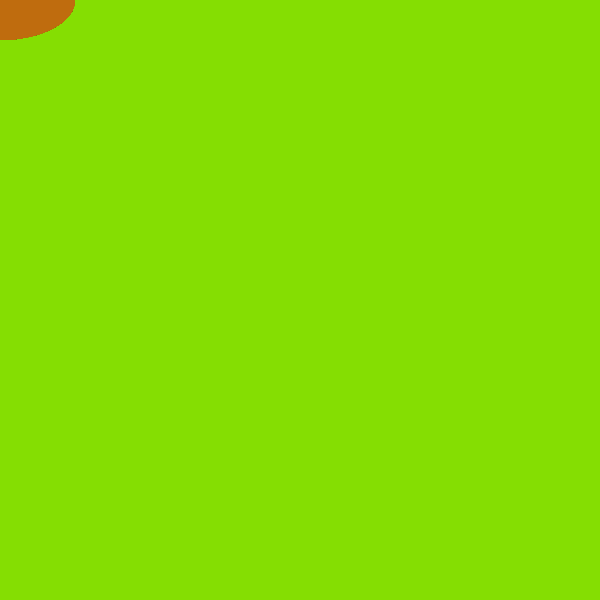
Frame 1 (no input)
Frame 60 (the mouse pressed at the canvas centre just before this capture): blank canvas, image omitted
Frame 120 (the mouse held since frame 60 and released just before this capture): blank canvas, image omitted

The Processing sketch that drew this single still picture (run headless with seeded random() and noise(); from frame 60 on, the mouse is pressed at the canvas centre):

// Processing sketch: processing_92641
// ── processing_92641.pde

//Aviva Silberstein
//200 Ombre Ellipses
//March 11, 2013

int num_of_ellipse = 200;
float [] elX = new float[num_of_ellipse];
float [] elY = new float[num_of_ellipse];
float [] elSpeed = new float[num_of_ellipse];
float gravity = .5;
int currentClick;
void setup() {
  size(600, 600);
}
 
void draw() {
  noStroke();
  background(133, 222, 2);
  for (int i= 0; i < num_of_ellipse; i++) {
     fill(191, 108, map(elY[i], 214, height, 100, 255));
    ellipse(elX[i], elY[i], 150, 80);
    elY[i]+= elSpeed[i];
    elSpeed[i]+= gravity;
  }
}
 
void mouseDragged() {
  elX[currentClick] = mouseX;
  elY[currentClick]= mouseY;
  elSpeed[currentClick]= -2;
  currentClick+=1;
  if (currentClick >= num_of_ellipse) {
    currentClick=0;
  }
}
